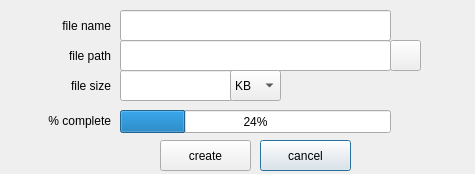
<?xml version="1.0" encoding="UTF-8"?>
<ui version="4.0">
 <class>createfile</class>
 <widget class="QWidget" name="createfile">
  <property name="geometry">
   <rect>
    <x>0</x>
    <y>0</y>
    <width>475</width>
    <height>174</height>
   </rect>
  </property>
  <property name="windowTitle">
   <string>create a container file</string>
  </property>
  <widget class="QLineEdit" name="lineEditFileName">
   <property name="geometry">
    <rect>
     <x>120</x>
     <y>10</y>
     <width>271</width>
     <height>31</height>
    </rect>
   </property>
  </widget>
  <widget class="QLabel" name="label">
   <property name="geometry">
    <rect>
     <x>0</x>
     <y>10</y>
     <width>111</width>
     <height>31</height>
    </rect>
   </property>
   <property name="text">
    <string>file name</string>
   </property>
   <property name="alignment">
    <set>Qt::AlignRight|Qt::AlignTrailing|Qt::AlignVCenter</set>
   </property>
  </widget>
  <widget class="QLineEdit" name="lineEditFilePath">
   <property name="geometry">
    <rect>
     <x>120</x>
     <y>40</y>
     <width>271</width>
     <height>31</height>
    </rect>
   </property>
  </widget>
  <widget class="QLabel" name="label_2">
   <property name="geometry">
    <rect>
     <x>0</x>
     <y>40</y>
     <width>111</width>
     <height>31</height>
    </rect>
   </property>
   <property name="text">
    <string>file path</string>
   </property>
   <property name="alignment">
    <set>Qt::AlignRight|Qt::AlignTrailing|Qt::AlignVCenter</set>
   </property>
  </widget>
  <widget class="QLabel" name="label_3">
   <property name="geometry">
    <rect>
     <x>0</x>
     <y>70</y>
     <width>111</width>
     <height>31</height>
    </rect>
   </property>
   <property name="text">
    <string>file size</string>
   </property>
   <property name="alignment">
    <set>Qt::AlignRight|Qt::AlignTrailing|Qt::AlignVCenter</set>
   </property>
  </widget>
  <widget class="QLineEdit" name="lineEditFileSize">
   <property name="geometry">
    <rect>
     <x>120</x>
     <y>70</y>
     <width>113</width>
     <height>31</height>
    </rect>
   </property>
  </widget>
  <widget class="QProgressBar" name="progressBar">
   <property name="geometry">
    <rect>
     <x>120</x>
     <y>110</y>
     <width>271</width>
     <height>23</height>
    </rect>
   </property>
   <property name="value">
    <number>24</number>
   </property>
  </widget>
  <widget class="QPushButton" name="pbOpenFolder">
   <property name="geometry">
    <rect>
     <x>390</x>
     <y>40</y>
     <width>31</width>
     <height>31</height>
    </rect>
   </property>
   <property name="toolTip">
    <string>open a folder dialog box</string>
   </property>
   <property name="text">
    <string/>
   </property>
  </widget>
  <widget class="QPushButton" name="pbCancel">
   <property name="geometry">
    <rect>
     <x>260</x>
     <y>140</y>
     <width>91</width>
     <height>31</height>
    </rect>
   </property>
   <property name="text">
    <string>cancel</string>
   </property>
   <property name="autoDefault">
    <bool>true</bool>
   </property>
   <property name="default">
    <bool>true</bool>
   </property>
  </widget>
  <widget class="QLabel" name="label_4">
   <property name="geometry">
    <rect>
     <x>10</x>
     <y>110</y>
     <width>101</width>
     <height>21</height>
    </rect>
   </property>
   <property name="text">
    <string>% complete</string>
   </property>
   <property name="alignment">
    <set>Qt::AlignRight|Qt::AlignTrailing|Qt::AlignVCenter</set>
   </property>
  </widget>
  <widget class="QPushButton" name="pbCreate">
   <property name="geometry">
    <rect>
     <x>160</x>
     <y>140</y>
     <width>91</width>
     <height>31</height>
    </rect>
   </property>
   <property name="text">
    <string>create</string>
   </property>
  </widget>
  <widget class="QComboBox" name="comboBox">
   <property name="geometry">
    <rect>
     <x>230</x>
     <y>70</y>
     <width>51</width>
     <height>31</height>
    </rect>
   </property>
   <property name="frame">
    <bool>true</bool>
   </property>
   <item>
    <property name="text">
     <string>KB</string>
    </property>
   </item>
   <item>
    <property name="text">
     <string>MB</string>
    </property>
   </item>
   <item>
    <property name="text">
     <string>GB</string>
    </property>
   </item>
  </widget>
 </widget>
 <resources/>
 <connections/>
</ui>
